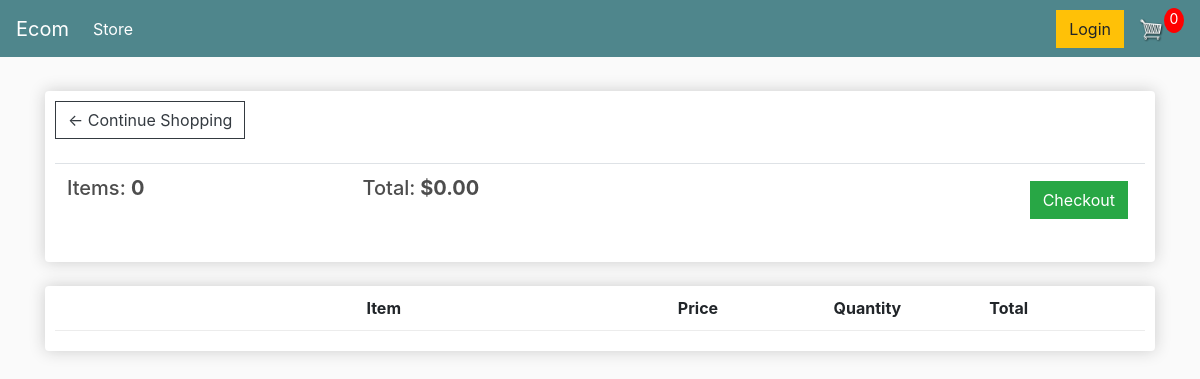
The page /cart/ (signed in) on the database as committed earlier.
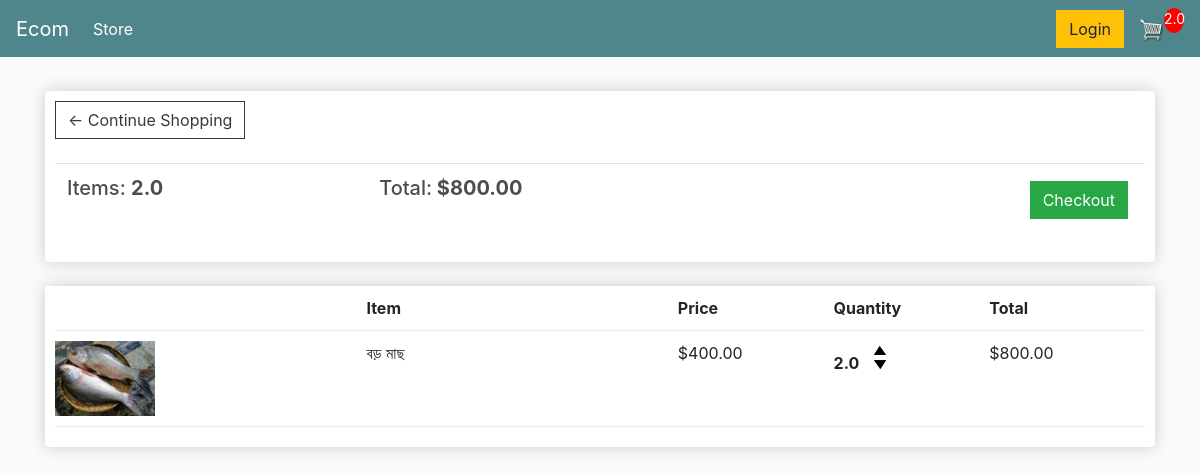
The same page on the database as committed later.
### app_ecommerce/models.py (models this page shows, shortened)
class Order(models.Model):
	customer = models.ForeignKey(Customer, on_delete=models.SET_NULL, null=True, blank=True)
	date_ordered = models.DateTimeField(auto_now_add=True)
	complete = models.BooleanField(default=False)
	transaction_id = models.CharField(max_length=100, null=True)
	@property
	def get_cart_total(self):
		orderitems = self.orderitem_set.all()
		total = sum([item.get_total for item in orderitems])
		return total
	@property
	def get_cart_items(self):
		orderitems = self.orderitem_set.all()
		total = sum([item.quantity for item in orderitems])
		return total

class OrderItem(models.Model):
	product = models.ForeignKey(Product, on_delete=models.SET_NULL, null=True)
	order = models.ForeignKey(Order, on_delete=models.SET_NULL, null=True)
	quantity = models.FloatField(default=0, null=True, blank=True)
	date_added = models.DateTimeField(auto_now_add=True)
	@property
	def get_total(self):
		total = self.product.price * self.quantity
		return total

class Product(models.Model):
	name = models.CharField(max_length=200)
	price = models.FloatField()
	digital = models.BooleanField(default=False,null=True, blank=True)
	image = models.ImageField(null=True, blank=True)
	@property
	def imageURL(self):
		try:
			url = self.image.url
		except:
			url = ''
		return url

### app_ecommerce/views.py (the view)
# urls.py: path('cart/', views.cart, name="cart"),
def cart(request):
	data = cartData(request)
	cartItems = data['cartItems']
	order = data['order']
	items = data['items']
	context = {'items':items, 'order':order, 'cartItems':cartItems}
	return render(request, 'store/cart.html', context)

### app_ecommerce/utils.py (called while the page is built)
def cartData(request):
	if request.user.is_authenticated:
		customer = request.user.customer
		order, created = Order.objects.get_or_create(customer=customer, complete=False)
		items = order.orderitem_set.all()
		cartItems = order.get_cart_items
	else:
		cookieData = cookieCart(request)
		cartItems = cookieData['cartItems']
		order = cookieData['order']
		items = cookieData['items']
	return {'cartItems':cartItems ,'order':order, 'items':items}

### app_ecommerce/Templates/store/cart.html
{% extends 'store/main.html' %}
{% load static %}
{% block content %}
	<div class="row">
		<div class="col-lg-12">
			<div class="box-element">
				<a  class="btn btn-outline-dark" href="{% url 'store' %}">&#x2190; Continue Shopping</a>
				<br>
				<br>
				<table class="table">
					<tr>
						<th><h5>Items: <strong>{{order.get_cart_items}}</strong></h5></th>
						<th><h5>Total:<strong> ${{order.get_cart_total|floatformat:2}}</strong></h5></th>
						<th>
							<a  style="float:right; margin:5px;" class="btn btn-success" href="{% url 'checkout' %}">Checkout</a>
						</th>
					</tr>
				</table>
			</div>
			<br>
			<div class="box-element">
				<div class="cart-row">
					<div style="flex:2"></div>
					<div style="flex:2"><strong>Item</strong></div>
					<div style="flex:1"><strong>Price</strong></div>
					<div style="flex:1"><strong>Quantity</strong></div>
					<div style="flex:1"><strong>Total</strong></div>
				</div>
				{% for item in items %}
				<div class="cart-row">
					<div style="flex:2"><img class="row-image" src="{{item.product.imageURL}}"></div>
					<div style="flex:2"><p>{{item.product.name}}</p></div>
					<div style="flex:1"><p>${{item.product.price|floatformat:2}}</p></div>
					<div style="flex:1">
						<p class="quantity">{{item.quantity}}</p>
						<div class="quantity">
							<img data-product="{{item.product.id}}" data-action="add" class="chg-quantity update-cart" src="{% static  'images/arrow-up.png' %}">
							<img data-product="{{item.product.id}}" data-action="remove" class="chg-quantity update-cart" src="{% static  'images/arrow-down.png' %}">
						</div>
					</div>
					<div style="flex:1"><p>${{item.get_total|floatformat:2}}</p></div>
				</div>
				{% endfor %}
			</div>
		</div>
	</div>
{% endblock content %}

### app_ecommerce/Templates/store/main.html (shortened to what this page needs)
<!DOCTYPE html>
{% load static %}
<html>
<head>
	<link rel="stylesheet" href="https://stackpath.bootstrapcdn.com/bootstrap/4.4.1/css/bootstrap.min.css">
	<link rel="stylesheet" type="text/css" href="{% static 'css/main.css' %}">
</head>
<body>
	<nav class="navbar navbar-expand-lg navbar-dark bg-dark">
	  <a class="navbar-brand" href="{% url 'store' %}">Ecom</a>
	  <div class="collapse navbar-collapse" id="navbarSupportedContent">
	    <ul class="navbar-nav mr-auto">
	      <li class="nav-item active">
	        <a class="nav-link" href="{% url 'store' %}">Store <span class="sr-only">(current)</span></a>
	      </li>
	    </ul>
	    <div class="form-inline my-2 my-lg-0">
	     	<a href="#"class="btn btn-warning">Login</a>
	     	<a href="{% url 'cart' %}">
	    		<img  id="cart-icon" src="{% static 'images/cart.png' %}">
	    	</a>
	    	<p id="cart-total">{{cartItems}}</p>
	    </div>
	  </div>
	</nav>
     <div class="container">
            <br>
            {% block content %}
            {% endblock content %}
         </div>
</body>
</html>

### static/css/main.css (style rules this page uses)
body { background-color: hsl(0, 0%, 98%); }
h1,h2,h3,h4,h5,h6 { color:hsl(0, 0%, 30%); }
.box-element { box-shadow:hsl(0, 0%, 80%) 0 0 16px; background-color: #fff; border-radius: 4px; padding: 10px; }
.bg-dark { background-color: #4f868c!important; }
#cart-icon { width:25px; display: inline-block; margin-left: 15px; }
#cart-total { display: block; text-align: center; color:#fff; background-color: red; width: 20px; height: 25px; border-radius: 50%; font-size: 14px; }
.col-lg-4, .col-lg-6, .col-lg-8, .col-lg-12 { margin-top: 10px; }
.btn { border-radius: 0; }
.row-image { width: 100px; }
.cart-row { display: flex; align-items: flex-stretch; padding-bottom: 10px; margin-bottom: 10px; border-bottom: 1px solid #ececec; }
.quantity { display: inline-block; font-weight: 700; padding-right:10px; }
.chg-quantity { width: 12px; cursor: pointer; display: block; margin-top: 5px; transition:.1s; }

Rows that differ between the two databases and show on the page:
computed for Order: get_cart_items "0" → "2.0"; get_cart_total "0.00" → "800.00"
added OrderItem: product.imageURL (picture), product.name "বড় মাছ", product.price "400.00", quantity "2.0", get_total "800.00"
Other text that changed with them:
{{ cartItems }}: "0" → "2.0"
